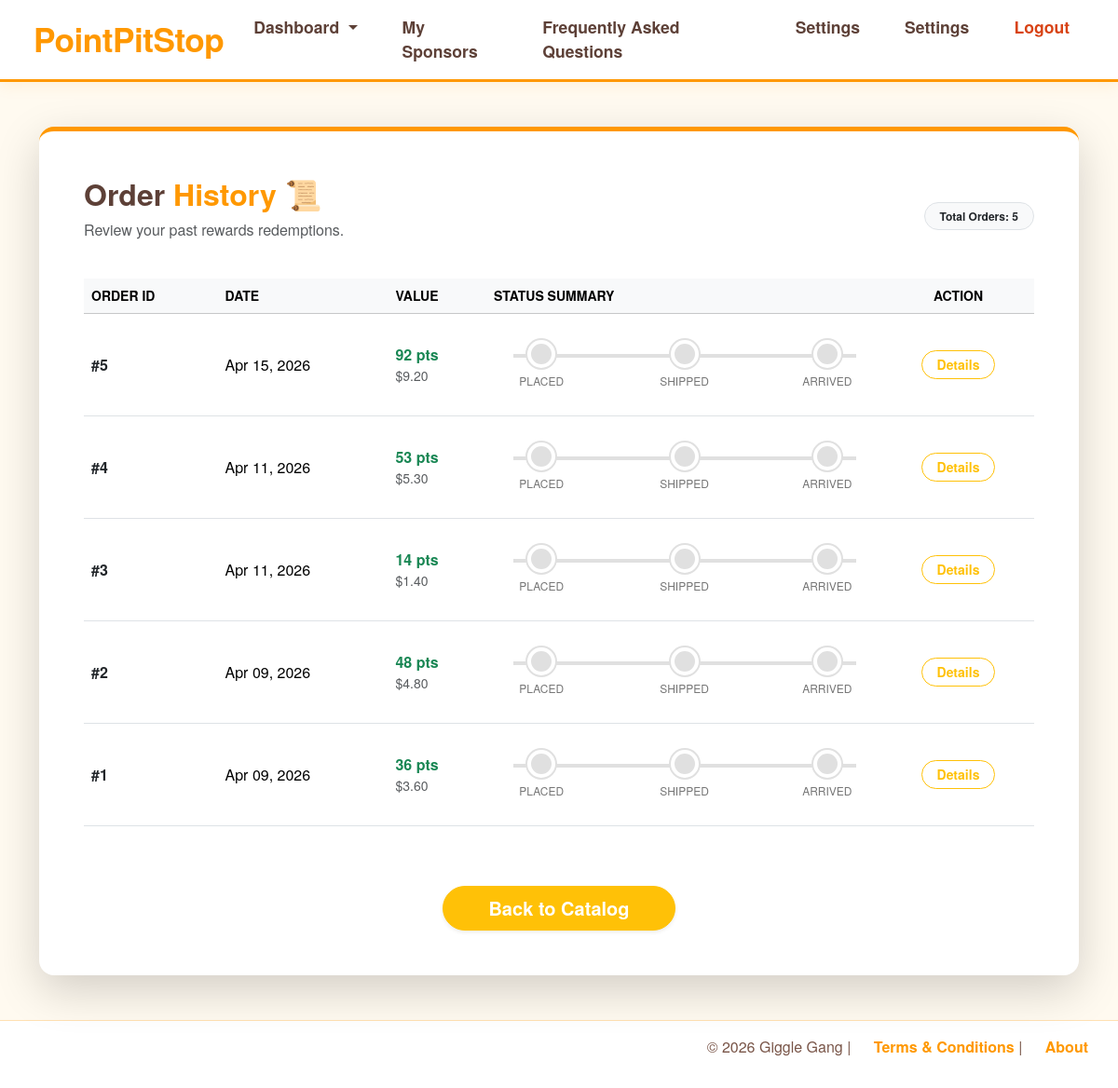
Screenshot of /driver/driver_order_history (signed in) with the database file from the repository.
### models.py (models this page shows)
class Order(db.Model):
    __tablename__ = "orders"
    items = db.relationship('Order_Items', backref='order', lazy=True)
    order_id = db.Column(db.Integer, primary_key=True, unique=True, nullable=False)
    date = db.Column(db.DateTime, nullable=False, default=datetime.now)
    user_id = db.Column(db.Integer,db.ForeignKey('users.id'),nullable=False)
    org_id = db.Column(db.Integer,db.ForeignKey('sponsor_companies.id'),nullable=False)
    dollar_price = db.Column(db.DECIMAL(10,2),nullable=False)
    point_price = db.Column(db.Integer ,nullable=False)
    status = db.relationship("OrderStatus",back_populates="order",cascade="all,delete-orphan",uselist=False)

### routes/driver.py (the view)
@driver_bp.route("/driver_order_history")
def driver_order_history():
    orders = Order.query.filter_by(user_id=current_user.id).order_by(Order.date.desc()).all()
    return render_template("driver/driver_order_history.html", orders=orders, profile=g.profile)

### app.py (called while the page is built)
@login_manager.user_loader
def load_user(user_id):
    return db.session.get(Users, int(user_id))

### routes/driver.py (called while the page is built)
@driver_bp.before_request
def restrict_to_driver():
    if not current_user.is_authenticated:
        flash("Please log in to access this page.", "warning")
        return redirect(url_for('auth.handle_login'))
    if current_user.role != "driver" and current_user.role != "admin":
        flash("Access denied: Drivers only.", "danger")
        return redirect(url_for('auth.handle_login'))
    if current_user.role == "admin":
        return None
    if not g.profile:
        flash("Driver profile not found. Please contact an admin.", "danger")
        return redirect(url_for('auth.logout'))

### templates/driver/driver_order_history.html (shortened to what this page needs)
{% extends "base.html" %}
{% block body %}
<div class="container py-5">
    <div class="card shadow-lg rounded-4 border-0 p-5" style="border-top: 5px solid #ff9800 !important;">
        <div class="mb-4 d-flex justify-content-between align-items-center">
            <div>
                <h2 style="color: #5d4037; font-weight: 700;">Order <span style="color: #ff9800;">History</span> 📜</h2>
                <p class="text-muted">Review your past rewards redemptions.</p>
            </div>
            <span class="badge bg-light text-dark border rounded-pill px-3 py-2">
                Total Orders: {{ orders | length }}
            </span>
        </div>
        <div class="table-responsive">
            <table class="table table-hover align-middle" aria-label="Order History Table">
                <thead class="table-light">
                    <tr class="small text-uppercase text-muted">
                        <th scope="col">Order ID</th>
                        <th scope="col">Date</th>
                        <th scope="col">Value</th>
                        <th scope="col">Status Summary</th>
                        <th scope="col" class="text-center">Action</th>
                    </tr>
                </thead>
                <tbody>
                    {% for order in orders %}
                    <tr>
                        <td class="fw-bold text-dark">#{{ order.order_id }}</td>
                        <td>{{ order.date.strftime('%b %d, %Y') }}</td>
                        <td>
                            <div class="fw-bold text-success">{{ order.point_price }} pts</div>
                            <div class="small text-muted">${{ "{:,.2f}".format(order.dollar_price) }}</div>
                        </td>
                        <td style="min-width: 250px;">
                            {% set s = order.status | lower %}
                            <div class="status-line" aria-label="Current status: {{ s }}">
                                <div class="status-step {{ 'step-active' if s in ['ordered', 'shipping', 'arrived', 'completed'] }}">
                                    <div class="status-dot"></div>
                                    <div class="status-text">Placed</div>
                                </div>
                                <div class="status-step {{ 'step-active' if s in ['shipping', 'arrived', 'completed'] }}">
                                    <div class="status-dot"></div>
                                    <div class="status-text">Shipped</div>
                                </div>
                                <div class="status-step {{ 'step-active' if s in ['arrived', 'completed'] }}">
                                    <div class="status-dot"></div>
                                    <div class="status-text">Arrived</div>
                                </div>
                            </div>
                        </td>
                        <td class="text-center">
                            <button class="btn btn-sm btn-outline-warning rounded-pill px-3 fw-bold"
                                    type="button"
                                    data-bs-toggle="collapse"
                                    data-bs-target="#items-{{ order.order_id }}"
                                    aria-expanded="false"
                                    aria-controls="items-{{ order.order_id }}">
                                Details
                            </button>
                        </td>
                    </tr>
                    {% endfor %}
                </tbody>
            </table>
        </div>
        <div class="text-center mt-5">
            <a href="{{ url_for('driver.driver_catalog') }}" class="btn btn-warning btn-lg rounded-pill fw-bold text-white px-5 shadow-sm">
                Back to Catalog
            </a>
        </div>
    </div>
</div>
{% endblock %}

### static/css/style.css (style rules this page uses)
body { display: flex; flex-direction: column; font-family: 'Quicksand', 'Helvetica Neue', Helvetica, Arial, sans-serif; margin: 0; min-height: 100vh; background-color: #fffaf0; color: #5d4037; }

### templates/driver/driver_order_history.html (style rules this page uses)
.status-line { position: relative; display: flex; justify-content: space-between; margin: 20px 0; padding: 0; list-style: none; }
.status-line::before { content: ""; position: absolute; top: 15px; left: 5%; width: 90%; height: 4px; background: #e0e0e0; z-index: 1; }
.status-step { position: relative; z-index: 2; text-align: center; width: 25%; }
.status-dot { width: 30px; height: 30px; border-radius: 50%; background: #e0e0e0; margin: 0 auto 5px; border: 4px solid #fff; box-shadow: 0 0 0 2px #e0e0e0; }
.status-text { font-size: 0.75rem; color: #757575; text-transform: uppercase; }

### rows the page displays
Order: order_id "5", date "Apr 15, 2026", point_price "92", dollar_price "9.20"
Order: order_id "4", date "Apr 11, 2026", point_price "53", dollar_price "5.30"
Order: order_id "3", date "Apr 11, 2026", point_price "14", dollar_price "1.40"
Order: order_id "2", date "Apr 09, 2026", point_price "48", dollar_price "4.80"
Order: order_id "1", date "Apr 09, 2026", point_price "36", dollar_price "3.60"

### other values shown
{{ orders | length }} "5"
